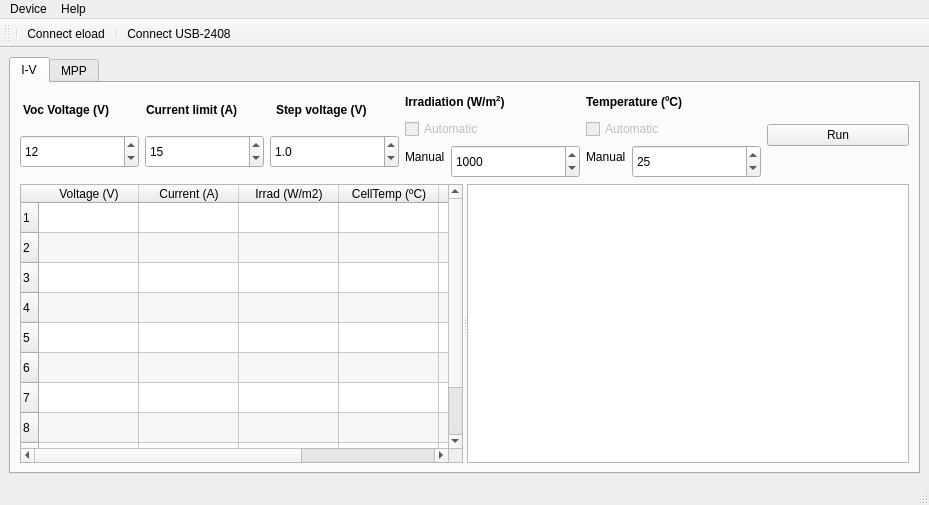
<?xml version="1.0" encoding="UTF-8"?>
<ui version="4.0">
 <author>Julio C. Rimada</author>
 <class>MainWindow</class>
 <widget class="QMainWindow" name="MainWindow">
  <property name="geometry">
   <rect>
    <x>0</x>
    <y>0</y>
    <width>929</width>
    <height>505</height>
   </rect>
  </property>
  <property name="minimumSize">
   <size>
    <width>929</width>
    <height>505</height>
   </size>
  </property>
  <property name="windowTitle">
   <string>MainWindow</string>
  </property>
  <widget class="QWidget" name="centralwidget">
   <layout class="QGridLayout" name="gridLayout">
    <item row="0" column="0">
     <widget class="QTabWidget" name="measurements">
      <property name="currentIndex">
       <number>0</number>
      </property>
      <widget class="QWidget" name="iv">
       <attribute name="title">
        <string>I-V</string>
       </attribute>
       <layout class="QVBoxLayout" name="verticalLayout_20">
        <item>
         <layout class="QVBoxLayout" name="verticalLayout_6">
          <item>
           <layout class="QHBoxLayout" name="horizontalLayout_3">
            <item>
             <layout class="QVBoxLayout" name="verticalLayout">
              <item alignment="Qt::AlignHCenter">
               <widget class="QLabel" name="label">
                <property name="minimumSize">
                 <size>
                  <width>112</width>
                  <height>21</height>
                 </size>
                </property>
                <property name="maximumSize">
                 <size>
                  <width>112</width>
                  <height>21</height>
                 </size>
                </property>
                <property name="text">
                 <string>&lt;html&gt;&lt;head/&gt;&lt;body&gt;&lt;p&gt;&lt;span style=&quot; font-weight:600;&quot;&gt;Voc Voltage (V)&lt;/span&gt;&lt;/p&gt;&lt;/body&gt;&lt;/html&gt;</string>
                </property>
               </widget>
              </item>
              <item>
               <widget class="QSpinBox" name="VocSBox">
                <property name="minimumSize">
                 <size>
                  <width>119</width>
                  <height>33</height>
                 </size>
                </property>
                <property name="maximumSize">
                 <size>
                  <width>119</width>
                  <height>33</height>
                 </size>
                </property>
                <property name="minimum">
                 <number>1</number>
                </property>
                <property name="maximum">
                 <number>800</number>
                </property>
                <property name="value">
                 <number>12</number>
                </property>
               </widget>
              </item>
             </layout>
            </item>
            <item>
             <layout class="QVBoxLayout" name="verticalLayout_2">
              <item alignment="Qt::AlignHCenter">
               <widget class="QLabel" name="label_2">
                <property name="minimumSize">
                 <size>
                  <width>116</width>
                  <height>21</height>
                 </size>
                </property>
                <property name="maximumSize">
                 <size>
                  <width>116</width>
                  <height>21</height>
                 </size>
                </property>
                <property name="text">
                 <string>&lt;html&gt;&lt;head/&gt;&lt;body&gt;&lt;p&gt;&lt;span style=&quot; font-weight:600;&quot;&gt;Current limit (A)&lt;/span&gt;&lt;/p&gt;&lt;/body&gt;&lt;/html&gt;</string>
                </property>
               </widget>
              </item>
              <item>
               <widget class="QSpinBox" name="limCurrSBox">
                <property name="minimumSize">
                 <size>
                  <width>119</width>
                  <height>33</height>
                 </size>
                </property>
                <property name="maximumSize">
                 <size>
                  <width>119</width>
                  <height>33</height>
                 </size>
                </property>
                <property name="value">
                 <number>15</number>
                </property>
               </widget>
              </item>
             </layout>
            </item>
            <item>
             <layout class="QVBoxLayout" name="verticalLayout_3">
              <item alignment="Qt::AlignHCenter">
               <widget class="QLabel" name="label_3">
                <property name="minimumSize">
                 <size>
                  <width>116</width>
                  <height>21</height>
                 </size>
                </property>
                <property name="maximumSize">
                 <size>
                  <width>116</width>
                  <height>21</height>
                 </size>
                </property>
                <property name="text">
                 <string>&lt;html&gt;&lt;head/&gt;&lt;body&gt;&lt;p&gt;&lt;span style=&quot; font-weight:600;&quot;&gt;Step voltage (V)&lt;/span&gt;&lt;/p&gt;&lt;/body&gt;&lt;/html&gt;</string>
                </property>
               </widget>
              </item>
              <item>
               <widget class="QDoubleSpinBox" name="stepSBox">
                <property name="minimumSize">
                 <size>
                  <width>129</width>
                  <height>33</height>
                 </size>
                </property>
                <property name="maximumSize">
                 <size>
                  <width>129</width>
                  <height>33</height>
                 </size>
                </property>
                <property name="decimals">
                 <number>1</number>
                </property>
                <property name="minimum">
                 <double>0.500000000000000</double>
                </property>
                <property name="maximum">
                 <double>5.000000000000000</double>
                </property>
                <property name="singleStep">
                 <double>0.500000000000000</double>
                </property>
                <property name="value">
                 <double>1.000000000000000</double>
                </property>
               </widget>
              </item>
             </layout>
            </item>
            <item>
             <layout class="QVBoxLayout" name="verticalLayout_4">
              <item>
               <widget class="QLabel" name="label_4">
                <property name="minimumSize">
                 <size>
                  <width>130</width>
                  <height>21</height>
                 </size>
                </property>
                <property name="maximumSize">
                 <size>
                  <width>130</width>
                  <height>21</height>
                 </size>
                </property>
                <property name="text">
                 <string>&lt;html&gt;&lt;head/&gt;&lt;body&gt;&lt;p&gt;&lt;span style=&quot; font-weight:600;&quot;&gt;Irradiation (W/m&lt;/span&gt;&lt;span style=&quot; font-weight:600; vertical-align:super;&quot;&gt;2&lt;/span&gt;&lt;span style=&quot; font-weight:600;&quot;&gt;)&lt;/span&gt;&lt;/p&gt;&lt;/body&gt;&lt;/html&gt;</string>
                </property>
               </widget>
              </item>
              <item>
               <layout class="QFormLayout" name="formLayout">
                <item row="0" column="0" colspan="2">
                 <widget class="QCheckBox" name="IrradcheckBox">
                  <property name="enabled">
                   <bool>false</bool>
                  </property>
                  <property name="toolTip">
                   <string extracomment="Connect data acquisition card MCC USB 2408 to USB slot."/>
                  </property>
                  <property name="text">
                   <string>Automatic</string>
                  </property>
                 </widget>
                </item>
                <item row="1" column="0">
                 <widget class="QLabel" name="label_5">
                  <property name="text">
                   <string>Manual</string>
                  </property>
                 </widget>
                </item>
                <item row="1" column="1">
                 <widget class="QSpinBox" name="IrrspinBox">
                  <property name="minimumSize">
                   <size>
                    <width>129</width>
                    <height>33</height>
                   </size>
                  </property>
                  <property name="maximumSize">
                   <size>
                    <width>129</width>
                    <height>33</height>
                   </size>
                  </property>
                  <property name="maximum">
                   <number>1500</number>
                  </property>
                  <property name="value">
                   <number>1000</number>
                  </property>
                 </widget>
                </item>
               </layout>
              </item>
             </layout>
            </item>
            <item>
             <layout class="QVBoxLayout" name="verticalLayout_5">
              <item>
               <widget class="QLabel" name="label_6">
                <property name="minimumSize">
                 <size>
                  <width>130</width>
                  <height>21</height>
                 </size>
                </property>
                <property name="maximumSize">
                 <size>
                  <width>130</width>
                  <height>21</height>
                 </size>
                </property>
                <property name="text">
                 <string>&lt;html&gt;&lt;head/&gt;&lt;body&gt;&lt;p&gt;&lt;span style=&quot; font-weight:600;&quot;&gt;Temperature (ºC)&lt;/span&gt;&lt;/p&gt;&lt;/body&gt;&lt;/html&gt;</string>
                </property>
               </widget>
              </item>
              <item>
               <layout class="QFormLayout" name="formLayout_2">
                <item row="0" column="0" colspan="2">
                 <widget class="QCheckBox" name="TempcheckBox">
                  <property name="enabled">
                   <bool>false</bool>
                  </property>
                  <property name="text">
                   <string>Automatic</string>
                  </property>
                 </widget>
                </item>
                <item row="1" column="0">
                 <widget class="QLabel" name="label_7">
                  <property name="text">
                   <string>Manual</string>
                  </property>
                 </widget>
                </item>
                <item row="1" column="1">
                 <widget class="QSpinBox" name="TempspinBox">
                  <property name="minimumSize">
                   <size>
                    <width>129</width>
                    <height>33</height>
                   </size>
                  </property>
                  <property name="maximumSize">
                   <size>
                    <width>129</width>
                    <height>33</height>
                   </size>
                  </property>
                  <property name="minimum">
                   <number>-20</number>
                  </property>
                  <property name="maximum">
                   <number>100</number>
                  </property>
                  <property name="value">
                   <number>25</number>
                  </property>
                 </widget>
                </item>
               </layout>
              </item>
             </layout>
            </item>
            <item>
             <widget class="QPushButton" name="runButton">
              <property name="text">
               <string>Run</string>
              </property>
             </widget>
            </item>
           </layout>
          </item>
          <item>
           <widget class="QSplitter" name="splitter">
            <property name="orientation">
             <enum>Qt::Horizontal</enum>
            </property>
            <widget class="QTableWidget" name="table">
             <property name="minimumSize">
              <size>
               <width>441</width>
               <height>0</height>
              </size>
             </property>
             <property name="maximumSize">
              <size>
               <width>500</width>
               <height>16777215</height>
              </size>
             </property>
             <property name="horizontalScrollBarPolicy">
              <enum>Qt::ScrollBarAsNeeded</enum>
             </property>
             <property name="alternatingRowColors">
              <bool>true</bool>
             </property>
             <property name="rowCount">
              <number>10</number>
             </property>
             <property name="columnCount">
              <number>6</number>
             </property>
             <row/>
             <row/>
             <row/>
             <row/>
             <row/>
             <row/>
             <row/>
             <row/>
             <row/>
             <row/>
             <column>
              <property name="text">
               <string>Voltage (V)</string>
              </property>
             </column>
             <column>
              <property name="text">
               <string>Current (A)</string>
              </property>
             </column>
             <column>
              <property name="text">
               <string>Irrad (W/m2)</string>
              </property>
             </column>
             <column>
              <property name="text">
               <string>CellTemp (ºC)</string>
              </property>
             </column>
             <column/>
             <column/>
            </widget>
            <widget class="PlotWidget" name="graphicsView"/>
           </widget>
          </item>
         </layout>
        </item>
       </layout>
      </widget>
      <widget class="QWidget" name="mpp">
       <attribute name="title">
        <string>MPP</string>
       </attribute>
       <widget class="QWidget" name="layoutWidget">
        <property name="geometry">
         <rect>
          <x>10</x>
          <y>10</y>
          <width>801</width>
          <height>251</height>
         </rect>
        </property>
        <layout class="QVBoxLayout" name="verticalLayout_19">
         <item>
          <layout class="QVBoxLayout" name="verticalLayout_13">
           <item>
            <widget class="QLabel" name="label_16">
             <property name="text">
              <string>&lt;html&gt;&lt;head/&gt;&lt;body&gt;&lt;p align=&quot;center&quot;&gt;&lt;span style=&quot; font-size:14pt; font-weight:600;&quot;&gt;Input values&lt;/span&gt;&lt;/p&gt;&lt;/body&gt;&lt;/html&gt;</string>
             </property>
            </widget>
           </item>
           <item>
            <layout class="QHBoxLayout" name="horizontalLayout">
             <item>
              <layout class="QVBoxLayout" name="verticalLayout_7">
               <item alignment="Qt::AlignHCenter">
                <widget class="QLabel" name="label_10">
                 <property name="text">
                  <string>Pmax (W)</string>
                 </property>
                </widget>
               </item>
               <item>
                <widget class="QSpinBox" name="pmax">
                 <property name="minimum">
                  <number>5</number>
                 </property>
                 <property name="maximum">
                  <number>400</number>
                 </property>
                </widget>
               </item>
              </layout>
             </item>
             <item>
              <spacer name="horizontalSpacer_3">
               <property name="orientation">
                <enum>Qt::Horizontal</enum>
               </property>
               <property name="sizeHint" stdset="0">
                <size>
                 <width>40</width>
                 <height>20</height>
                </size>
               </property>
              </spacer>
             </item>
             <item>
              <layout class="QVBoxLayout" name="verticalLayout_8">
               <item alignment="Qt::AlignHCenter">
                <widget class="QLabel" name="label_11">
                 <property name="text">
                  <string>Voc (V)</string>
                 </property>
                </widget>
               </item>
               <item>
                <widget class="QSpinBox" name="Voc"/>
               </item>
              </layout>
             </item>
             <item>
              <spacer name="horizontalSpacer_4">
               <property name="orientation">
                <enum>Qt::Horizontal</enum>
               </property>
               <property name="sizeHint" stdset="0">
                <size>
                 <width>40</width>
                 <height>20</height>
                </size>
               </property>
              </spacer>
             </item>
             <item>
              <layout class="QVBoxLayout" name="verticalLayout_9">
               <item alignment="Qt::AlignHCenter">
                <widget class="QLabel" name="label_12">
                 <property name="text">
                  <string>Isc (A)</string>
                 </property>
                </widget>
               </item>
               <item>
                <widget class="QSpinBox" name="Isc"/>
               </item>
              </layout>
             </item>
             <item>
              <spacer name="horizontalSpacer_5">
               <property name="orientation">
                <enum>Qt::Horizontal</enum>
               </property>
               <property name="sizeHint" stdset="0">
                <size>
                 <width>40</width>
                 <height>20</height>
                </size>
               </property>
              </spacer>
             </item>
             <item>
              <layout class="QVBoxLayout" name="verticalLayout_10">
               <item alignment="Qt::AlignHCenter">
                <widget class="QLabel" name="label_13">
                 <property name="text">
                  <string>Vpmax (V)</string>
                 </property>
                </widget>
               </item>
               <item>
                <widget class="QSpinBox" name="Vpmax"/>
               </item>
              </layout>
             </item>
             <item>
              <spacer name="horizontalSpacer_6">
               <property name="orientation">
                <enum>Qt::Horizontal</enum>
               </property>
               <property name="sizeHint" stdset="0">
                <size>
                 <width>40</width>
                 <height>20</height>
                </size>
               </property>
              </spacer>
             </item>
             <item>
              <layout class="QVBoxLayout" name="verticalLayout_11">
               <item alignment="Qt::AlignHCenter">
                <widget class="QLabel" name="label_14">
                 <property name="text">
                  <string>Ipmax (A)</string>
                 </property>
                </widget>
               </item>
               <item>
                <widget class="QSpinBox" name="Ipmax"/>
               </item>
              </layout>
             </item>
             <item>
              <spacer name="horizontalSpacer_7">
               <property name="orientation">
                <enum>Qt::Horizontal</enum>
               </property>
               <property name="sizeHint" stdset="0">
                <size>
                 <width>40</width>
                 <height>20</height>
                </size>
               </property>
              </spacer>
             </item>
             <item>
              <layout class="QVBoxLayout" name="verticalLayout_12">
               <item alignment="Qt::AlignHCenter">
                <widget class="QLabel" name="label_15">
                 <property name="text">
                  <string>Delta Pmin</string>
                 </property>
                </widget>
               </item>
               <item>
                <widget class="QDoubleSpinBox" name="dPmin">
                 <property name="decimals">
                  <number>2</number>
                 </property>
                 <property name="minimum">
                  <double>0.500000000000000</double>
                 </property>
                 <property name="maximum">
                  <double>2.000000000000000</double>
                 </property>
                 <property name="singleStep">
                  <double>0.010000000000000</double>
                 </property>
                </widget>
               </item>
              </layout>
             </item>
             <item>
              <spacer name="horizontalSpacer_8">
               <property name="orientation">
                <enum>Qt::Horizontal</enum>
               </property>
               <property name="sizeHint" stdset="0">
                <size>
                 <width>40</width>
                 <height>20</height>
                </size>
               </property>
              </spacer>
             </item>
             <item>
              <widget class="QPushButton" name="runMPP">
               <property name="text">
                <string>Run MPP</string>
               </property>
              </widget>
             </item>
            </layout>
           </item>
          </layout>
         </item>
         <item>
          <spacer name="verticalSpacer">
           <property name="orientation">
            <enum>Qt::Vertical</enum>
           </property>
           <property name="sizeHint" stdset="0">
            <size>
             <width>20</width>
             <height>40</height>
            </size>
           </property>
          </spacer>
         </item>
         <item>
          <layout class="QVBoxLayout" name="verticalLayout_18">
           <item>
            <widget class="QLabel" name="label_21">
             <property name="text">
              <string>&lt;html&gt;&lt;head/&gt;&lt;body&gt;&lt;p align=&quot;center&quot;&gt;&lt;span style=&quot; font-size:14pt; font-weight:600;&quot;&gt;Measured values&lt;/span&gt;&lt;/p&gt;&lt;/body&gt;&lt;/html&gt;</string>
             </property>
            </widget>
           </item>
           <item>
            <layout class="QHBoxLayout" name="horizontalLayout_2">
             <item>
              <layout class="QVBoxLayout" name="verticalLayout_14">
               <item>
                <widget class="QLabel" name="label_17">
                 <property name="minimumSize">
                  <size>
                   <width>62</width>
                   <height>20</height>
                  </size>
                 </property>
                 <property name="text">
                  <string>MPP (W)</string>
                 </property>
                </widget>
               </item>
               <item>
                <widget class="QLCDNumber" name="lcdNumberMPP">
                 <property name="minimumSize">
                  <size>
                   <width>101</width>
                   <height>41</height>
                  </size>
                 </property>
                </widget>
               </item>
              </layout>
             </item>
             <item>
              <spacer name="horizontalSpacer">
               <property name="orientation">
                <enum>Qt::Horizontal</enum>
               </property>
               <property name="sizeHint" stdset="0">
                <size>
                 <width>40</width>
                 <height>20</height>
                </size>
               </property>
              </spacer>
             </item>
             <item>
              <layout class="QVBoxLayout" name="verticalLayout_15">
               <item>
                <widget class="QLabel" name="label_18">
                 <property name="minimumSize">
                  <size>
                   <width>121</width>
                   <height>20</height>
                  </size>
                 </property>
                 <property name="text">
                  <string>Actual Voltage (V)</string>
                 </property>
                </widget>
               </item>
               <item>
                <widget class="QLCDNumber" name="lcdNumberVolt">
                 <property name="minimumSize">
                  <size>
                   <width>101</width>
                   <height>41</height>
                  </size>
                 </property>
                </widget>
               </item>
              </layout>
             </item>
             <item>
              <spacer name="horizontalSpacer_9">
               <property name="orientation">
                <enum>Qt::Horizontal</enum>
               </property>
               <property name="sizeHint" stdset="0">
                <size>
                 <width>40</width>
                 <height>20</height>
                </size>
               </property>
              </spacer>
             </item>
             <item>
              <layout class="QVBoxLayout" name="verticalLayout_16">
               <item>
                <widget class="QLabel" name="label_19">
                 <property name="minimumSize">
                  <size>
                   <width>121</width>
                   <height>20</height>
                  </size>
                 </property>
                 <property name="text">
                  <string>Actual Current (A)</string>
                 </property>
                </widget>
               </item>
               <item>
                <widget class="QLCDNumber" name="lcdNumberCurr">
                 <property name="minimumSize">
                  <size>
                   <width>101</width>
                   <height>41</height>
                  </size>
                 </property>
                </widget>
               </item>
              </layout>
             </item>
             <item>
              <spacer name="horizontalSpacer_10">
               <property name="orientation">
                <enum>Qt::Horizontal</enum>
               </property>
               <property name="sizeHint" stdset="0">
                <size>
                 <width>40</width>
                 <height>20</height>
                </size>
               </property>
              </spacer>
             </item>
             <item>
              <layout class="QVBoxLayout" name="verticalLayout_17">
               <item>
                <widget class="QLabel" name="label_20">
                 <property name="minimumSize">
                  <size>
                   <width>121</width>
                   <height>20</height>
                  </size>
                 </property>
                 <property name="text">
                  <string>Energy (Wh)</string>
                 </property>
                </widget>
               </item>
               <item>
                <widget class="QLCDNumber" name="lcdNumberEnergy">
                 <property name="minimumSize">
                  <size>
                   <width>101</width>
                   <height>41</height>
                  </size>
                 </property>
                </widget>
               </item>
              </layout>
             </item>
            </layout>
           </item>
          </layout>
         </item>
        </layout>
       </widget>
      </widget>
     </widget>
    </item>
   </layout>
  </widget>
  <widget class="QMenuBar" name="menubar">
   <property name="geometry">
    <rect>
     <x>0</x>
     <y>0</y>
     <width>929</width>
     <height>27</height>
    </rect>
   </property>
   <widget class="QMenu" name="menuDevice">
    <property name="title">
     <string>Device</string>
    </property>
    <addaction name="actionConnect_eload"/>
    <addaction name="actionRead_eload"/>
    <addaction name="actionSetup_radiation_sensor"/>
   </widget>
   <widget class="QMenu" name="menuHelp">
    <property name="title">
     <string>Help</string>
    </property>
    <addaction name="actionAbout"/>
   </widget>
   <addaction name="menuDevice"/>
   <addaction name="menuHelp"/>
  </widget>
  <widget class="QStatusBar" name="statusbar"/>
  <widget class="QToolBar" name="toolBar">
   <property name="windowTitle">
    <string>toolBar</string>
   </property>
   <attribute name="toolBarArea">
    <enum>TopToolBarArea</enum>
   </attribute>
   <attribute name="toolBarBreak">
    <bool>false</bool>
   </attribute>
   <addaction name="separator"/>
   <addaction name="actionConnect_eload"/>
   <addaction name="separator"/>
   <addaction name="actionConnect_USB_2408"/>
  </widget>
  <action name="actionConnect_eload">
   <property name="checkable">
    <bool>true</bool>
   </property>
   <property name="text">
    <string>Connect eload</string>
   </property>
  </action>
  <action name="actionRead_eload">
   <property name="text">
    <string>Read eload ID</string>
   </property>
  </action>
  <action name="actionConnect_USB_2408">
   <property name="checkable">
    <bool>true</bool>
   </property>
   <property name="text">
    <string>Connect USB-2408</string>
   </property>
  </action>
  <action name="actionAbout">
   <property name="text">
    <string>About</string>
   </property>
  </action>
  <action name="actionSetup_radiation_sensor">
   <property name="text">
    <string>Setup radiation sensor</string>
   </property>
  </action>
 </widget>
 <customwidgets>
  <customwidget>
   <class>PlotWidget</class>
   <extends>QGraphicsView</extends>
   <header>pyqtgraph</header>
  </customwidget>
 </customwidgets>
 <resources/>
 <connections>
  <connection>
   <sender>IrradcheckBox</sender>
   <signal>clicked(bool)</signal>
   <receiver>IrrspinBox</receiver>
   <slot>setDisabled(bool)</slot>
   <hints>
    <hint type="sourcelabel">
     <x>579</x>
     <y>156</y>
    </hint>
    <hint type="destinationlabel">
     <x>609</x>
     <y>192</y>
    </hint>
   </hints>
  </connection>
  <connection>
   <sender>TempcheckBox</sender>
   <signal>clicked(bool)</signal>
   <receiver>TempspinBox</receiver>
   <slot>setDisabled(bool)</slot>
   <hints>
    <hint type="sourcelabel">
     <x>778</x>
     <y>156</y>
    </hint>
    <hint type="destinationlabel">
     <x>808</x>
     <y>192</y>
    </hint>
   </hints>
  </connection>
  <connection>
   <sender>actionConnect_USB_2408</sender>
   <signal>toggled(bool)</signal>
   <receiver>IrradcheckBox</receiver>
   <slot>setEnabled(bool)</slot>
   <hints>
    <hint type="sourcelabel">
     <x>-1</x>
     <y>-1</y>
    </hint>
    <hint type="destinationlabel">
     <x>509</x>
     <y>156</y>
    </hint>
   </hints>
  </connection>
  <connection>
   <sender>actionConnect_USB_2408</sender>
   <signal>toggled(bool)</signal>
   <receiver>TempcheckBox</receiver>
   <slot>setEnabled(bool)</slot>
   <hints>
    <hint type="sourcelabel">
     <x>-1</x>
     <y>-1</y>
    </hint>
    <hint type="destinationlabel">
     <x>708</x>
     <y>156</y>
    </hint>
   </hints>
  </connection>
 </connections>
</ui>
